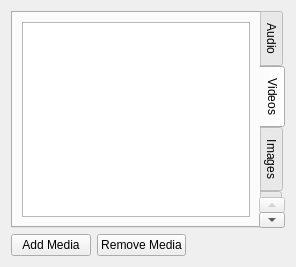
<?xml version="1.0" encoding="UTF-8"?>
<ui version="4.0">
 <class>LibraryWidget</class>
 <widget class="QWidget" name="LibraryWidget">
  <property name="geometry">
   <rect>
    <x>0</x>
    <y>0</y>
    <width>296</width>
    <height>267</height>
   </rect>
  </property>
  <property name="windowTitle">
   <string>Form</string>
  </property>
  <layout class="QGridLayout" name="gridLayout">
   <item row="0" column="0" colspan="4">
    <widget class="QTabWidget" name="LibraryTabs">
     <property name="tabPosition">
      <enum>QTabWidget::East</enum>
     </property>
     <property name="currentIndex">
      <number>1</number>
     </property>
     <property name="elideMode">
      <enum>Qt::ElideNone</enum>
     </property>
     <property name="movable">
      <bool>false</bool>
     </property>
     <widget class="QWidget" name="tabAudio">
      <attribute name="title">
       <string>Audio</string>
      </attribute>
      <layout class="QVBoxLayout" name="verticalLayout_4">
       <item>
        <widget class="QListWidget" name="listWidgetAudio">
         <property name="sizePolicy">
          <sizepolicy hsizetype="Expanding" vsizetype="Expanding">
           <horstretch>0</horstretch>
           <verstretch>0</verstretch>
          </sizepolicy>
         </property>
        </widget>
       </item>
      </layout>
     </widget>
     <widget class="QWidget" name="tabVideo">
      <attribute name="title">
       <string>Videos</string>
      </attribute>
      <layout class="QVBoxLayout" name="verticalLayout">
       <item>
        <widget class="QListWidget" name="listWidgetVideo">
         <property name="uniformItemSizes">
          <bool>true</bool>
         </property>
        </widget>
       </item>
      </layout>
     </widget>
     <widget class="QWidget" name="tabImage">
      <attribute name="title">
       <string>Images</string>
      </attribute>
      <layout class="QVBoxLayout" name="verticalLayout_2">
       <item>
        <widget class="QListWidget" name="listWidgetImage"/>
       </item>
      </layout>
     </widget>
     <widget class="QWidget" name="tabAll">
      <attribute name="title">
       <string>All</string>
      </attribute>
      <layout class="QVBoxLayout" name="verticalLayout_3">
       <item>
        <widget class="QListWidget" name="listWidgetAll"/>
       </item>
      </layout>
     </widget>
    </widget>
   </item>
   <item row="1" column="0">
    <widget class="QPushButton" name="pushButtonAddMedia">
     <property name="sizePolicy">
      <sizepolicy hsizetype="Fixed" vsizetype="Fixed">
       <horstretch>0</horstretch>
       <verstretch>0</verstretch>
      </sizepolicy>
     </property>
     <property name="text">
      <string>Add Media</string>
     </property>
    </widget>
   </item>
   <item row="1" column="1">
    <widget class="QPushButton" name="pushButtonRemoveMedia">
     <property name="sizePolicy">
      <sizepolicy hsizetype="Fixed" vsizetype="Fixed">
       <horstretch>0</horstretch>
       <verstretch>0</verstretch>
      </sizepolicy>
     </property>
     <property name="acceptDrops">
      <bool>false</bool>
     </property>
     <property name="text">
      <string>Remove Media</string>
     </property>
    </widget>
   </item>
   <item row="1" column="2">
    <spacer name="horizontalSpacer">
     <property name="orientation">
      <enum>Qt::Horizontal</enum>
     </property>
     <property name="sizeHint" stdset="0">
      <size>
       <width>40</width>
       <height>20</height>
      </size>
     </property>
    </spacer>
   </item>
  </layout>
 </widget>
 <resources/>
 <connections/>
</ui>
